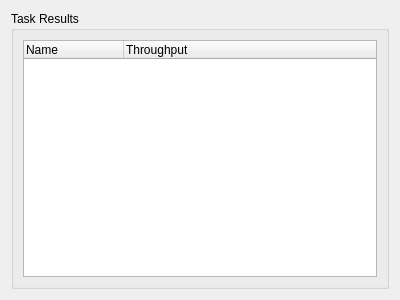
<?xml version="1.0" encoding="UTF-8"?>
<ui version="4.0">
 <class>Elpida::TaskResultsWidget</class>
 <widget class="QWidget" name="Elpida::TaskResultsWidget">
  <property name="geometry">
   <rect>
    <x>0</x>
    <y>0</y>
    <width>400</width>
    <height>300</height>
   </rect>
  </property>
  <property name="windowTitle">
   <string>Form</string>
  </property>
  <layout class="QHBoxLayout" name="horizontalLayout">
   <item>
    <widget class="QGroupBox" name="gbTaskResults">
     <property name="title">
      <string>Task Results</string>
     </property>
     <layout class="QHBoxLayout" name="horizontalLayout_2">
      <item>
       <widget class="QTreeWidget" name="twResultList">
        <property name="columnCount">
         <number>2</number>
        </property>
        <column>
         <property name="text">
          <string>Name</string>
         </property>
        </column>
        <column>
         <property name="text">
          <string>Throughput</string>
         </property>
        </column>
       </widget>
      </item>
     </layout>
    </widget>
   </item>
  </layout>
 </widget>
 <resources/>
 <connections/>
</ui>
